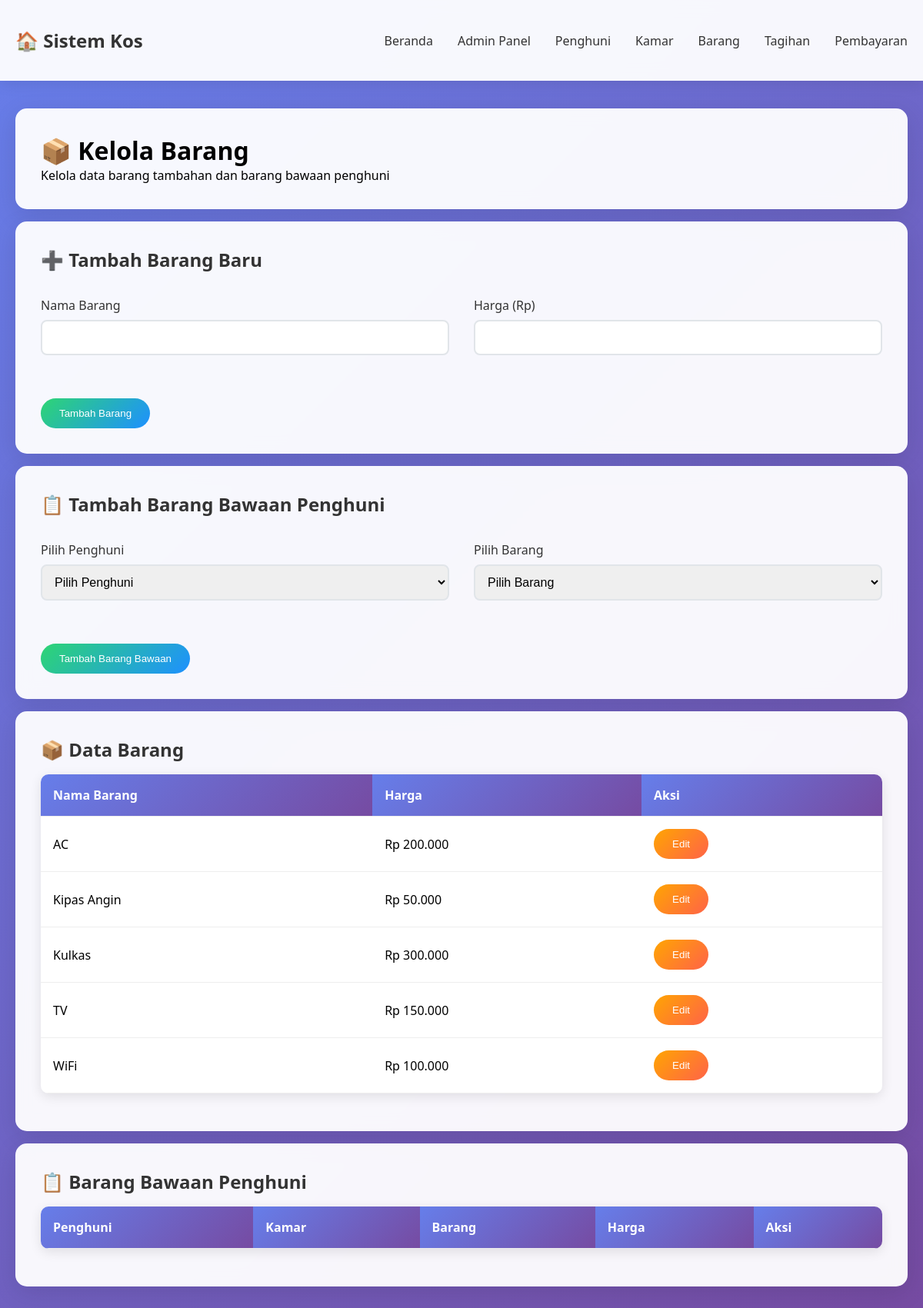
/admin/barang.php, run on the app's committed database.
### tables this page shows
CREATE TABLE tb_barang (
    id INT AUTO_INCREMENT PRIMARY KEY,
    nama VARCHAR(100) NOT NULL,
    harga DECIMAL(10,2) NOT NULL
);

### admin/barang.php (the view, shortened to what this page needs)
<?php
$database = new Database();
$db = $database->getConnection();
$query_barang = "SELECT * FROM tb_barang ORDER BY nama";
$stmt_barang = $db->prepare($query_barang);
$stmt_barang->execute();
?>
<!DOCTYPE html>
<html lang="id">
<head>
    <link rel="stylesheet" href="../assets/css/style.css">
</head>
<body>
    <nav class="navbar">
        <div class="container">
            <a href="../index.php" class="logo">🏠 Sistem Kos</a>
            <ul class="nav-links">
                <li><a href="../index.php">Beranda</a></li>
                <li><a href="index.php">Admin Panel</a></li>
                <li><a href="penghuni.php">Penghuni</a></li>
                <li><a href="kamar.php">Kamar</a></li>
                <li><a href="barang.php">Barang</a></li>
                <li><a href="tagihan.php">Tagihan</a></li>
                <li><a href="pembayaran.php">Pembayaran</a></li>
            </ul>
        </div>
    </nav>
    <div class="container">
        <div class="card">
            <h1>📦 Kelola Barang</h1>
            <p>Kelola data barang tambahan dan barang bawaan penghuni</p>
        </div>
        <div class="card">
            <h2>➕ Tambah Barang Baru</h2>
            <form method="POST" action="">
                <div class="grid">
                    <div class="form-group">
                        <label for="nama">Nama Barang</label>
                        <input type="text" id="nama" name="nama" class="form-control" required>
                    </div>
                    <div class="form-group">
                        <label for="harga">Harga (Rp)</label>
                        <input type="number" id="harga" name="harga" class="form-control" required>
                    </div>
                </div>
                <button type="submit" class="btn btn-success">Tambah Barang</button>
            </form>
        </div>
        <div class="card">
            <h2>📋 Tambah Barang Bawaan Penghuni</h2>
            <form method="POST" action="">
                <div class="grid">
                    <div class="form-group">
                        <label for="id_penghuni">Pilih Penghuni</label>
                        <select id="id_penghuni" name="id_penghuni" class="form-control" required>
                            <option value="">Pilih Penghuni</option>
                        </select>
                    </div>
                    <div class="form-group">
                        <label for="id_barang">Pilih Barang</label>
                        <select id="id_barang" name="id_barang" class="form-control" required>
                            <option value="">Pilih Barang</option>
                            <?php
                            $stmt_barang->execute();
                            ?>
                        </select>
                    </div>
                </div>
                <button type="submit" class="btn btn-success">Tambah Barang Bawaan</button>
            </form>
        </div>
        <div class="card">
            <h2>📦 Data Barang</h2>
            <table class="table">
                <thead>
                    <tr>
                        <th>Nama Barang</th>
                        <th>Harga</th>
                        <th>Aksi</th>
                    </tr>
                </thead>
                <tbody>
                    <?php
                    $stmt_barang->execute();
                    while ($row = $stmt_barang->fetch(PDO::FETCH_ASSOC)):
                    ?>
                        <tr>
                            <td><?= htmlspecialchars($row['nama']) ?></td>
                            <td>Rp <?= number_format($row['harga'], 0, ',', '.') ?></td>
                            <td>
                                <button onclick="editBarang(<?= $row['id'] ?>)" class="btn btn-warning">Edit</button>
                            </td>
                        </tr>
                    <?php endwhile; ?>
                </tbody>
            </table>
        </div>
        <div class="card">
            <h2>📋 Barang Bawaan Penghuni</h2>
            <table class="table">
                <thead>
                    <tr>
                        <th>Penghuni</th>
                        <th>Kamar</th>
                        <th>Barang</th>
                        <th>Harga</th>
                        <th>Aksi</th>
                    </tr>
                </thead>
            </table>
        </div>
    </div>
</body>
</html>

### assets/css/style.css (style rules this page uses)
* { margin: 0; padding: 0; box-sizing: border-box; }
body { font-family: 'Segoe UI', Tahoma, Geneva, Verdana, sans-serif; background: linear-gradient(135deg, #667eea 0%, #764ba2 100%); min-height: 100vh; }
.container { max-width: 1200px; margin: 0 auto; padding: 20px; }
.navbar { background: rgba(255, 255, 255, 0.95); backdrop-filter: blur(10px); padding: 1rem 0; box-shadow: 0 2px 20px rgba(0, 0, 0, 0.1); position: sticky; top: 0; z-index: 1000; }
.navbar .container { display: flex; justify-content: space-between; align-items: center; }
.logo { font-size: 1.5rem; font-weight: bold; color: #333; text-decoration: none; }
.nav-links { display: flex; list-style: none; gap: 2rem; }
.nav-links a { text-decoration: none; color: #333; font-weight: 500; transition: color 0.3s ease; }
.card { background: rgba(255, 255, 255, 0.95); backdrop-filter: blur(10px); border-radius: 15px; padding: 2rem; margin: 1rem 0; box-shadow: 0 8px 32px rgba(0, 0, 0, 0.1); border: 1px solid rgba(255, 255, 255, 0.2); }
.card h2 { color: #333; margin-bottom: 1rem; font-size: 1.5rem; }
.btn { display: inline-block; padding: 0.75rem 1.5rem; background: linear-gradient(135deg, #667eea 0%, #764ba2 100%); color: white; text-decoration: none; border-radius: 25px; border: none; cursor: pointer; font-weight: 500; transition: transform 0.3s ease, box-shadow 0.3s ease; }
.btn-success { background: linear-gradient(135deg, #2ed573 0%, #1e90ff 100%); }
.btn-warning { background: linear-gradient(135deg, #ffa502 0%, #ff6348 100%); }
.table { width: 100%; border-collapse: collapse; margin: 1rem 0; background: white; border-radius: 10px; overflow: hidden; box-shadow: 0 4px 15px rgba(0, 0, 0, 0.1); }
.table th, .table td { padding: 1rem; text-align: left; border-bottom: 1px solid #eee; }
.table th { background: linear-gradient(135deg, #667eea 0%, #764ba2 100%); color: white; font-weight: 600; }
.form-group { margin-bottom: 1.5rem; }
.form-group label { display: block; margin-bottom: 0.5rem; font-weight: 500; color: #333; }
.form-control { width: 100%; padding: 0.75rem; border: 2px solid #e1e5e9; border-radius: 8px; font-size: 1rem; transition: border-color 0.3s ease; }
.grid { display: grid; grid-template-columns: repeat(auto-fit, minmax(300px, 1fr)); gap: 2rem; margin: 2rem 0; }

### data on the page
tb_barang: nama "AC", harga "200.000"
tb_barang: nama "Kipas Angin", harga "50.000"
tb_barang: nama "Kulkas", harga "300.000"
tb_barang: nama "TV", harga "150.000"
tb_barang: nama "WiFi", harga "100.000"
